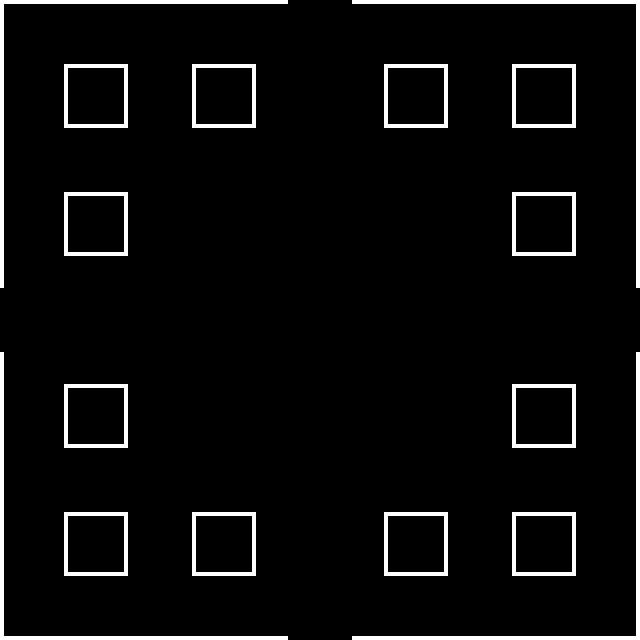

Below is a game level as drawn by its tile map, then a one-line description and the .tmx file that defines it, in full:
An orthogonal 20x20 tile map with 32x32 px tiles, 2 tile layers (Background, Walls) and 21 objects.

<map version="1.0" orientation="orthogonal" renderorder="right-down" width="20" height="20" tilewidth="32" tileheight="32" nextobjectid="27">
 <properties>
  <property name="east_location" value="second_location" />
  <property name="name" value="test_location" />
 </properties>
 <tileset firstgid="1" name="Tiles" tilewidth="32" tileheight="32" tilecount="36" columns="6">
  <image source="../Tiles/Tiles.png" trans="ff00ff" width="192" height="192" />
 </tileset>
 <layer name="Background" width="20" height="20">
  <data encoding="csv">
8,8,8,8,8,8,8,8,8,8,8,8,8,8,8,8,8,8,8,8,
8,8,8,8,8,8,8,8,8,8,8,8,8,8,8,8,8,8,8,8,
8,8,8,8,8,8,8,8,8,8,8,8,8,8,8,8,8,8,8,8,
8,8,8,8,8,8,8,8,8,8,8,8,8,8,8,8,8,8,8,8,
8,8,8,8,8,8,8,8,8,8,8,8,8,8,8,8,8,8,8,8,
8,8,8,8,8,8,8,8,8,8,8,8,8,8,8,8,8,8,8,8,
8,8,8,8,8,8,8,8,8,8,8,8,8,8,8,8,8,8,8,8,
8,8,8,8,8,8,8,8,8,8,8,8,8,8,8,8,8,8,8,8,
8,8,8,8,8,8,8,8,8,8,8,8,8,8,8,8,8,8,8,8,
8,8,8,8,8,8,8,8,8,8,8,8,8,8,8,8,8,8,8,8,
8,8,8,8,8,8,8,8,8,8,8,8,8,8,8,8,8,8,8,8,
8,8,8,8,8,8,8,8,8,8,8,8,8,8,8,8,8,8,8,8,
8,8,8,8,8,8,8,8,8,8,8,8,8,8,8,8,8,8,8,8,
8,8,8,8,8,8,8,8,8,8,8,8,8,8,8,8,8,8,8,8,
8,8,8,8,8,8,8,8,8,8,8,8,8,8,8,8,8,8,8,8,
8,8,8,8,8,8,8,8,8,8,8,8,8,8,8,8,8,8,8,8,
8,8,8,8,8,8,8,8,8,8,8,8,8,8,8,8,8,8,8,8,
8,8,8,8,8,8,8,8,8,8,8,8,8,8,8,8,8,8,8,8,
8,8,8,8,8,8,8,8,8,8,8,8,8,8,8,8,8,8,8,8,
8,8,8,8,8,8,8,8,8,8,8,8,8,8,8,8,8,8,8,8
</data>
 </layer>
 <layer name="Walls" width="20" height="20">
  <data encoding="csv">
1,2,2,2,2,2,2,2,2,0,0,2,2,2,2,2,2,2,2,3,
7,0,0,0,0,0,0,0,0,0,0,0,0,0,0,0,0,0,0,9,
7,0,1,3,0,0,1,3,0,0,0,0,1,3,0,0,1,3,0,9,
7,0,13,15,0,0,13,15,0,0,0,0,13,15,0,0,13,15,0,9,
7,0,0,0,0,0,0,0,0,0,0,0,0,0,0,0,0,0,0,9,
7,0,0,0,0,0,0,0,0,0,0,0,0,0,0,0,0,0,0,9,
7,0,1,3,0,0,0,0,0,0,0,0,0,0,0,0,1,3,0,9,
7,0,13,15,0,0,0,0,0,0,0,0,0,0,0,0,13,15,0,9,
7,0,0,0,0,0,0,0,0,0,0,0,0,0,0,0,0,0,0,9,
0,0,0,0,0,0,0,0,0,0,0,0,0,0,0,0,0,0,0,0,
0,0,0,0,0,0,0,0,0,0,0,0,0,0,0,0,0,0,0,0,
7,0,0,0,0,0,0,0,0,0,0,0,0,0,0,0,0,0,0,9,
7,0,1,3,0,0,0,0,0,0,0,0,0,0,0,0,1,3,0,9,
7,0,13,15,0,0,0,0,0,0,0,0,0,0,0,0,13,15,0,9,
7,0,0,0,0,0,0,0,0,0,0,0,0,0,0,0,0,0,0,9,
7,0,0,0,0,0,0,0,0,0,0,0,0,0,0,0,0,0,0,9,
7,0,1,3,0,0,1,3,0,0,0,0,1,3,0,0,1,3,0,9,
7,0,13,15,0,0,13,15,0,0,0,0,13,15,0,0,13,15,0,9,
7,0,0,0,0,0,0,0,0,0,0,0,0,0,0,0,0,0,0,9,
13,14,14,14,14,14,14,14,14,0,0,14,14,14,14,14,14,14,14,15
</data>
 </layer>
 <objectgroup name="Collisions">
  <object id="1" x="0" y="0.5" width="288" height="2.5" />
  <object id="2" x="0" y="0.5" width="4" height="288" />
  <object id="3" x="0" y="352.5" width="4.5" height="286.5" />
  <object id="4" x="2" y="635.5" width="285.5" height="4.5" />
  <object id="6" x="352" y="634.5" width="287.5" height="5" />
  <object id="7" x="636" y="351" width="3" height="288.5" />
  <object id="8" x="636" y="-1.5" width="4" height="289.5" />
  <object id="11" x="352" y="-1.5" width="286" height="5" />
  <object id="12" x="64.5" y="192" width="62.5" height="63.5" />
  <object id="13" x="63.5" y="63.5" width="64.5" height="64.5" />
  <object id="14" x="192" y="64.5" width="64.5" height="64" />
  <object id="15" x="384.5" y="64" width="62.5" height="63" />
  <object id="16" x="512.5" y="63.5" width="63" height="64.5" />
  <object id="17" x="512.5" y="192.5" width="64" height="62.5" />
  <object id="18" x="512.5" y="384" width="62.5" height="64" />
  <object id="19" x="63.5" y="384" width="63.5" height="64" />
  <object id="20" x="64" y="512" width="63.5" height="64.5" />
  <object id="21" x="191.5" y="511.5" width="65" height="64.5" />
  <object id="22" x="383.5" y="511" width="64" height="64" />
  <object id="23" x="512.5" y="512" width="63.5" height="64.5" />
 </objectgroup>
 <objectgroup name="Chests">
  <object id="26" gid="16" x="598.5" y="36" width="32" height="32" />
 </objectgroup>
</map>
